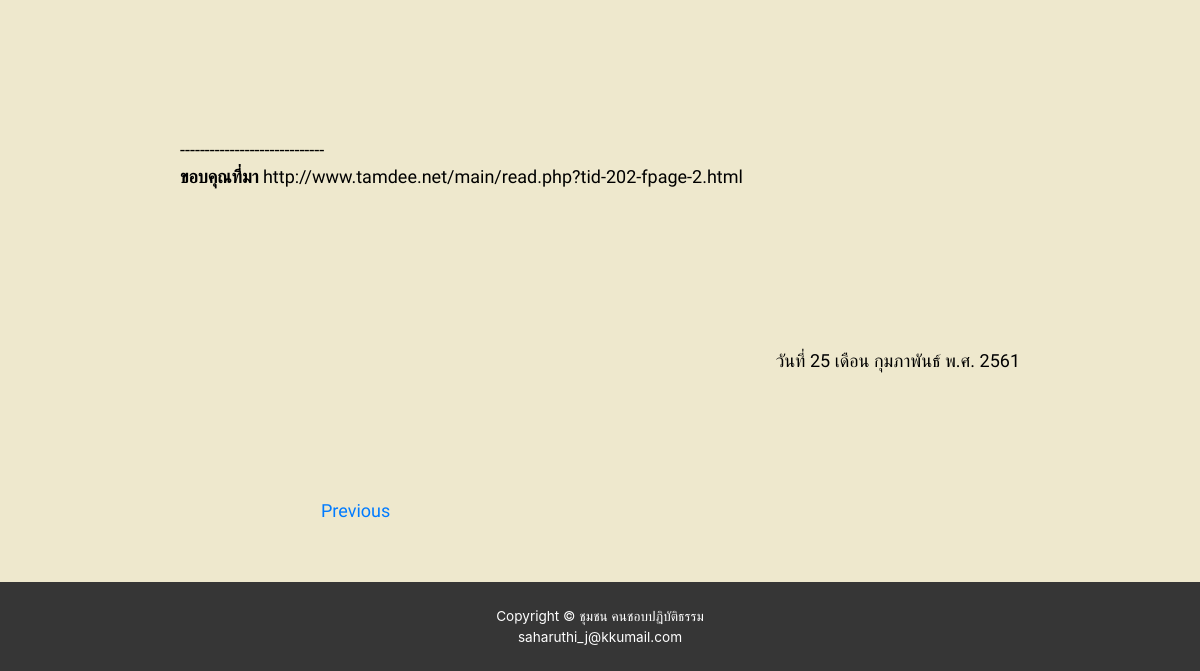
Before: /news_form.php?id=30 (lower part) with the older database file.
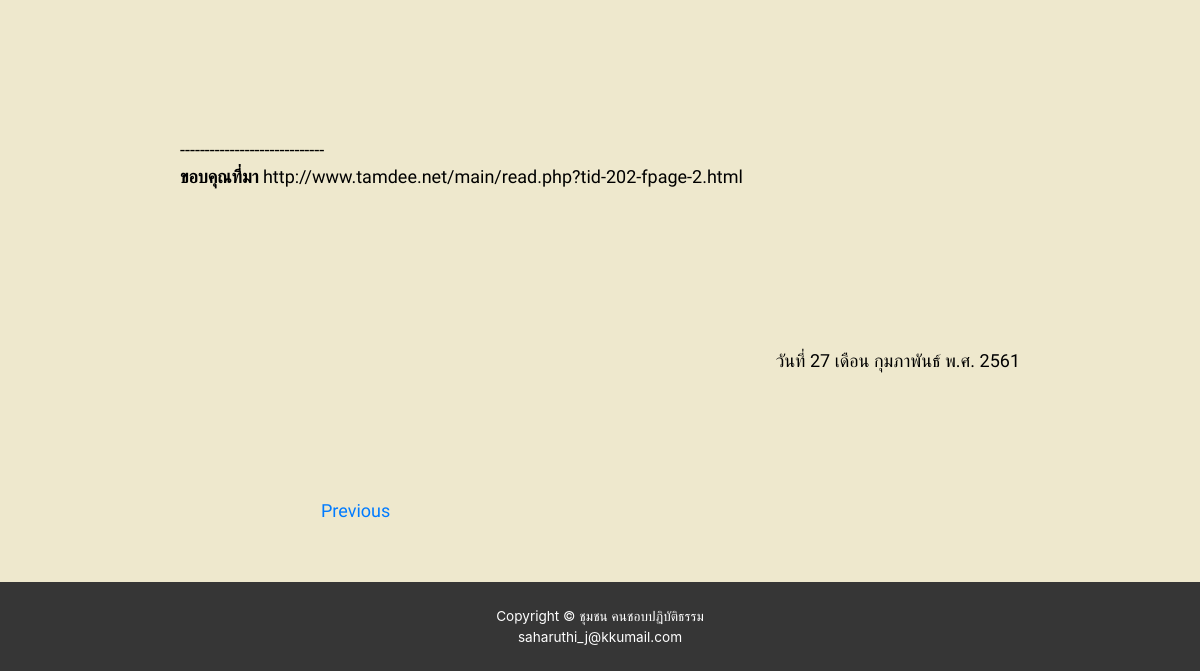
After: the same page with the newer database file.
### tables this page shows
CREATE TABLE `news` (
  `id` int(11) NOT NULL,
  `title` varchar(500) NOT NULL,
  `detail` longtext NOT NULL,
  `date` timestamp NOT NULL DEFAULT CURRENT_TIMESTAMP ON UPDATE CURRENT_TIMESTAMP
);

### connect.php (called while the page is built, shortened)
<?php
	function get_month_name($n){
		$month = array("มกราคม", "กุมภาพันธ์", "มีนาคม", "เมษายน", "พฤษภาคม",
						"มิถุนายน", "กรกฎาคม", "สิงหาคม", "กันยายน", "ตุลาคม",
						"พฤษจิกายน", "ธันวาคม");
		return $month[(int)($n-1)];
	}
?>

### news_form.php (the view, shortened to what this page needs)
<?php
  require('connect.php');
  if(isset($_GET['id'])){
     $c_id = $_GET['id'];
  }else{
    $c_id = 1;
  }
  $sql = "SELECT * FROM news WHERE id = $c_id";
  $result = ($conn->query($sql))->fetch();
  $sql = "SELECT * FROM news WHERE id = (SELECT max(id) FROM news WHERE id < $c_id)";
  $previous = ($conn->query($sql))->fetch();
?>
<!DOCTYPE html>
<html>
<head>
  <link href="css/main.css" rel="stylesheet">
  <link href="css/bootstrap-grid.css" rel="stylesheet">
  <link href="css/bootstrap-reboot.css" rel="stylesheet">
  <link rel="stylesheet" href="css/reset.css" type="text/css" />
  <link rel="stylesheet" href="css/styles.css" type="text/css" />
  <link rel="stylesheet" type="text/css" href="css/bootstrap.css">
  <link href="css/carousel.css" rel="stylesheet" type="text/css" >
</head>
<body class="Backg-body">
  <main role="main">
    <div class="container_baby font-Tri" style="margin-top: 5rem; color: black;" >
      <br>
    	<?php
           echo $result["detail"];
      ?>
		<p class="text-right">
    <br><br>
    <?php
          $timestamp = strtotime($result["date"]);
          echo "วันที่ " .date('d', $timestamp). " เดือน ". get_month_name(date('m', $timestamp)). " พ.ศ. ".
          (int)(date('Y', $timestamp)+543);
    ?>
    </p>
		<br><br>
		<div class="container_baby row font-Tri" style="margin: 3rem 0;">
        <div class="previos-news text-left col">
          <?php
            if(isset($previous['title'])){
              echo "<a id=\"prev\" href=\"news_form.php?id=". $previous["id"]. "\">"."Previous". "</a>";
            }
          ?>
        </div>
        <div class="next-news text-right col">
        </div>
      </div>
    </div>
        <body onLoad="ChangeCaptcha()">
    <footer id="footer" class="text-center">
     <div class="font-color1"> Copyright &copy; <span class="font-s1">ชุมชน คนชอบปฏิบัติธรรม</span> </div>
     <div class="font-color1"> saharuthi_j@kkumail.com </div>
    </footer>
  </main>
</body>
</html>

Changed rows visible on the page:
changed news "กุมภาพันธ์": date "25" → "27"
